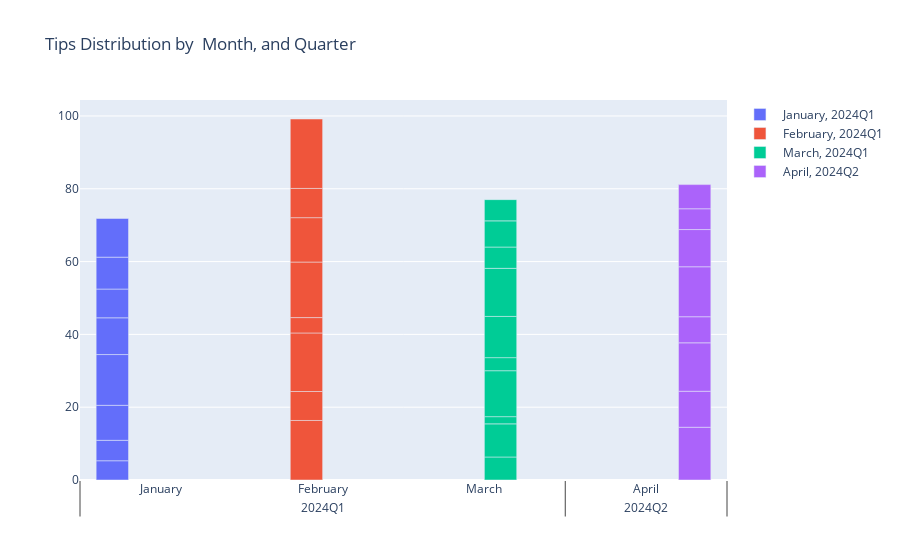

The code cell stored with this chart in its notebook:
### Code cell
import plotly.graph_objects as go

fig = go.Figure()

for quarter in quarters:
    for month in months:

            filtered_data = grouped_data[(grouped_data['Month'] == month) & 
                                         (grouped_data['Quarter'] == quarter)]
            if not filtered_data.empty:
                fig.add_trace(go.Bar(
                    x=[[quarter]*len(filtered_data), [month]*len(filtered_data), [f"Week {week}"]*len(filtered_data)],
                    y=filtered_data['Tip'],
                    name=f" {month}, {quarter}"
                ))

fig.update_layout(title_text="Tips Distribution by  Month, and Quarter")

fig.show()

### Figure 1 — Plotly figure (JSON) as saved in the notebook; plotly's stock layout.template omitted (floating-point values rounded to 4 significant figures)
{"data": [{"name": " January, 2024Q1", "type": "bar", "x": [["2024Q1", "2024Q1", "2024Q1", "2024Q1", "2024Q1", "2024Q1", "2024Q1", "2024Q1"], ["January", "January", "January", "January", "January", "January", "January", "January"], ["Week 17", "Week 17", "Week 17", "Week 17", "Week 17", "Week 17", "Week 17", "Week 17"]], "y": [5.29, 5.61, 9.62, 13.94, 10.09, 7.9, 8.76, 10.63]}, {"name": " February, 2024Q1", "type": "bar", "x": [["2024Q1", "2024Q1", "2024Q1", "2024Q1", "2024Q1", "2024Q1", "2024Q1", "2024Q1"], ["February", "February", "February", "February", "February", "February", "February", "February"], ["Week 17", "Week 17", "Week 17", "Week 17", "Week 17", "Week 17", "Week 17", "Week 17"]], "y": [16.35, 7.96, 16.08, 4.22, 15.26, 12.19, 8.03, 19.07]}, {"name": " March, 2024Q1", "type": "bar", "x": [["2024Q1", "2024Q1", "2024Q1", "2024Q1", "2024Q1", "2024Q1", "2024Q1", "2024Q1", "2024Q1", "2024Q1"], ["March", "March", "March", "March", "March", "March", "March", "March", "March", "March"], ["Week 17", "Week 17", "Week 17", "Week 17", "Week 17", "Week 17", "Week 17", "Week 17", "Week 17", "Week 17"]], "y": [6.32, 9.1, 1.98, 12.62, 3.59, 11.32, 13.21, 5.85, 7.19, 5.83]}, {"name": " April, 2024Q2", "type": "bar", "x": [["2024Q2", "2024Q2", "2024Q2", "2024Q2", "2024Q2", "2024Q2", "2024Q2", "2024Q2"], ["April", "April", "April", "April", "April", "April", "April", "April"], ["Week 17", "Week 17", "Week 17", "Week 17", "Week 17", "Week 17", "Week 17", "Week 17"]], "y": [14.49, 9.89, 13.3, 7.17, 13.72, 10.22, 5.71, 6.64]}], "layout": {"title": {"text": "Tips Distribution by  Month, and Quarter"}}}
